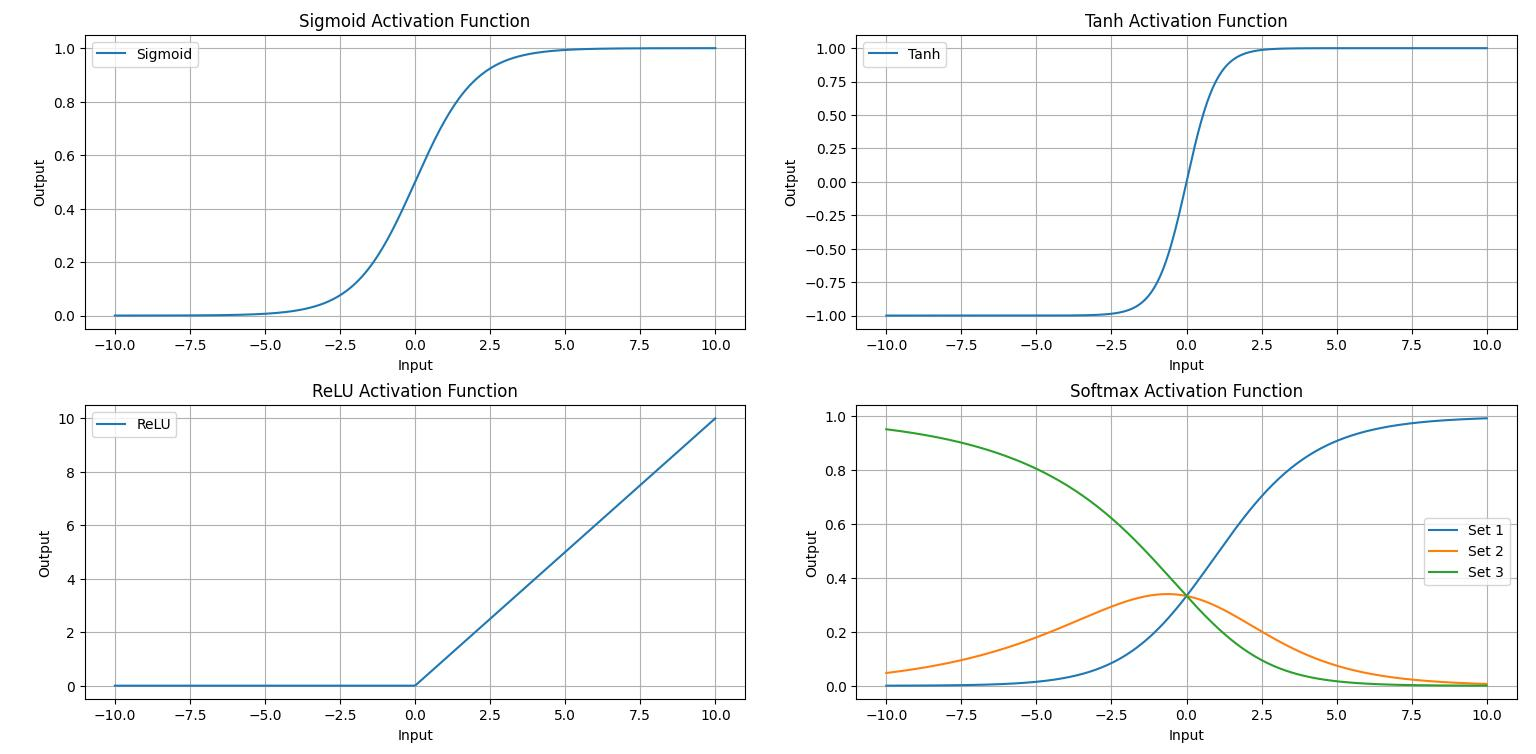

Recreate this plot in Python.
import numpy as np
import matplotlib.pyplot as plt

def sigmoid(x):
    return 1 / (1 + np.exp(-x))

def tanh(x):
    return np.tanh(x)

def relu(x):
    return np.maximum(0, x)

def softmax(x):
    e_x = np.exp(x - np.max(x))
    return e_x / np.sum(e_x, axis=0)

# Input values
x = np.linspace(-10, 10, 400)

# Compute outputs
y = {
    'Sigmoid': sigmoid(x),
    'Tanh': tanh(x),
    'ReLU': relu(x),
    'Softmax': softmax(np.array([x, x*0.5, x*0.2])).T
}

# Plot
plt.figure(figsize=(12, 8))
for i, (name, values) in enumerate(y.items()):
    plt.subplot(2, 2, i+1)
    if name == 'Softmax':
        for j in range(values.shape[1]):
            plt.plot(x, values[:, j], label=f"Set {j+1}")
    else:
        plt.plot(x, values, label=name)
    plt.title(f"{name} Activation Function")
    plt.xlabel("Input")
    plt.ylabel("Output")
    plt.grid(True)
    plt.legend()

plt.tight_layout()
plt.show()
